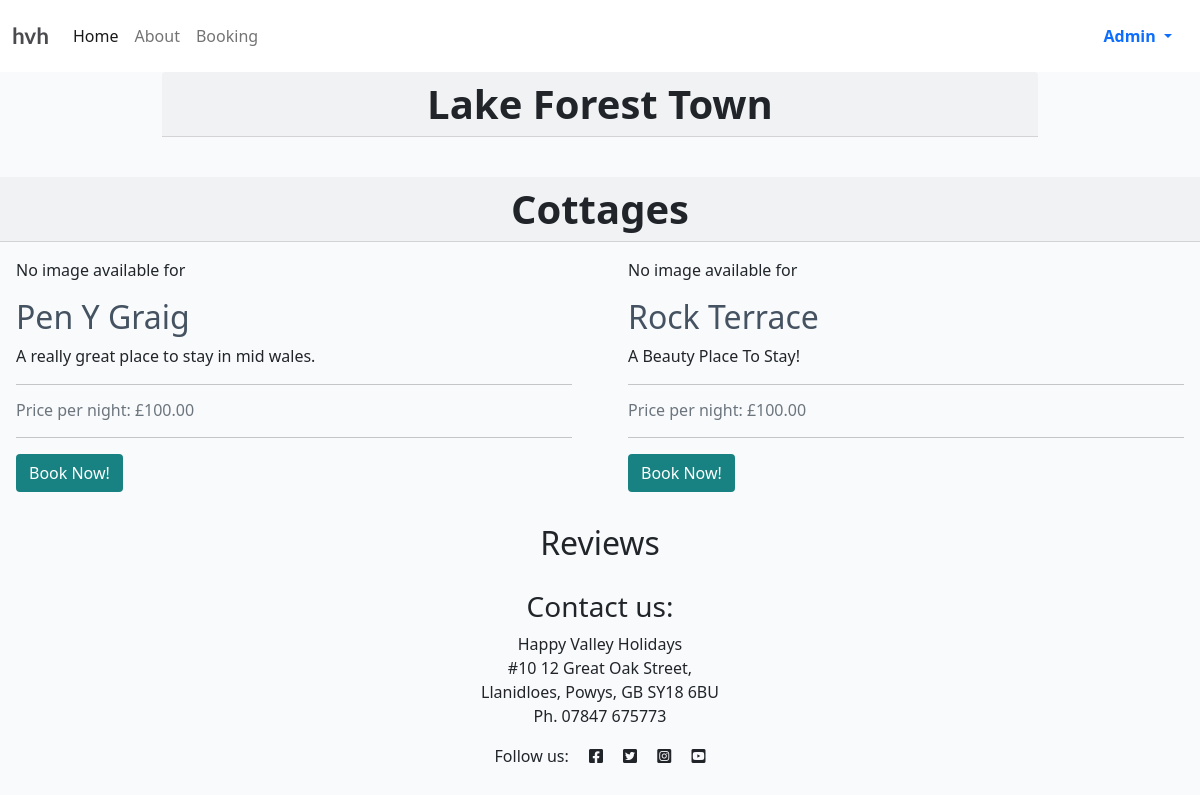
The app's page / (signed in) with its own data.
### cottages/models.py (models this page shows, shortened)
class Cottage(models.Model):
    cottage_id = models.CharField(
        primary_key=True,
        max_length=20,
        unique=True,
        blank=False,
        null=False,
    )
    featured_image = models.ImageField(
        upload_to='cottages/featured',
        blank=True,
        null=True,
        default='placeholder'
    )
    description = models.CharField(
        max_length=400,
        blank=True,
        null=True,
        default="Untitled Cottage"
    )
    slug = models.SlugField(max_length=200, blank=True)
    bedrooms = models.IntegerField()
    bathrooms = models.IntegerField()
    max_guests = models.IntegerField()
    price_per_night = models.DecimalField(max_digits=10, decimal_places=2)

### cottages/views.py (the view)
# urls.py: path('', HomePageView.as_view(), name='home'),
class HomePageView(TemplateView):
    template_name = "cottages/index.html"
    def get_context_data(self, **kwargs):
        context = super().get_context_data(**kwargs)
        context["cottage_list"] = Cottage.objects.all()
        context["review_list"] = Review.objects.all()
        review_qs = Review.objects.filter(
            approved=True
        ).order_by(
            '-rating', '-created_at'
        )
        paginator = Paginator(review_qs, 3)
        page = self.request.GET.get("page")
        try:
            page_obj = paginator.page(page)
        except PageNotAnInteger:
            page_obj = paginator.page(1)
        except EmptyPage:
            page_obj = paginator.page(paginator.num_pages)
        context["review_list"] = page_obj.object_list
        context["page_obj"] = page_obj
        context["is_paginated"] = page_obj.has_other_pages()
        context["lake_images"] = HeroImage.objects.filter(image__isnull=False).exclude(image='').order_by('image')
        return context

### cottages/templates/cottages/index.html (shortened to what this page needs)
{% extends "base.html" %}
{% load static %}
{% block content %}
<div class="container-fluid" id="review-hero-image">
  <div class="row">
    <div class="card mb-4">
      <h1 class="card-header text-center">
        <strong>Lake Forest Town</strong>
      </h1>
    </div>
  </div>
</div>
      <div class="col-12 mt-3 left">
        <div class="row">
          <h1 class="card-header text-center">
            <strong>Cottages</strong>
          </h1>
          {% for cottage in cottage_list %}
          <div class="col-md-6">
            <div class="card mb-6">
              <div class="card-body">
                <div class="image-container">
                  {% if cottage.image %}
                  <img
                    class="card-img-top"
                    src="{{ cottage.image.url }}"
                    alt="{{ cottage.title }}"
                  />
                  {% else %}
                    <p>No image available for {{ cottage.name }}</p>
                  {% endif %}
                </div>
                <a
                  href="{% url 'cottage_detail' cottage.slug %}"
                  class="post-link"
                >
                  <h2 class="card-title">{{ cottage.cottage_id }}</h2>
                </a>
                <p class="card-text">{{ cottage.description }}</p>
                <hr />
                <p class="card-text text-muted h6">
                  Price per night: £{{ cottage.price_per_night }}
                </p>
                <hr />
                <div class="card-text text-muted h6">
                  <a href="{% url 'bookings:reservation_new' %}?cottage={{ cottage.slug }}" class="btn btn-signup">
                    Book Now!
                  </a>
                </div>
              </div>
            </div>
          </div>
          {% if forloop.counter|divisibleby:2 %}
        </div>
          {% endif %}
          {% endfor %}
      </div>
    <div class="row">
      <div class="col-12 mt-3 justify-content-center">
        <div class="row">
          <h2 class="text-center">
            Reviews
          </h2>
        </div>
      </div>
    </div>
  {% endblock %}

### templates/base.html (shortened to what this page needs)
{% load static %}
{% url 'home' as home_url %}
{% url 'about' as about_url %}
{% url 'account_login' as login_url %}
{% url 'account_signup' as signup_url %}
{% url 'account_logout' as logout_url %}
<!DOCTYPE html>
<html class="h-100" lang="en">
<head>
    <link rel="stylesheet" href="https://cdnjs.cloudflare.com/ajax/libs/font-awesome/5.15.3/css/all.min.css">
    <link href="https://cdn.jsdelivr.net/npm/bootstrap@5.0.1/dist/css/bootstrap.min.css" rel="stylesheet"
>
    <link rel="stylesheet" href="{% static 'css/style.css' %}">
</head>
<body class="d-flex flex-column h-100 main-bg">
    <nav class="navbar navbar-expand-lg navbar-light bg-white">
        <div class="container-fluid">
            <a class="navbar-brand" href="{% url 'home' %}"><span class="brand">hvh</span></a>
            <div class="collapse navbar-collapse" id="navbarText">
                <ul class="navbar-nav me-auto mb-2 mb-lg-0">
                    <li class="nav-item">
                        <a class="nav-link {% if request.path == home_url %}active{% endif %}" aria-current="page"
                            href="{% url 'home' %}">Home</a>
                    </li>
                    <li class="nav-item">
                        <a
                            class="nav-link
                            {% if request.path == about_url %}active{%endif%}"
                            aria-current="page"
                            href="{% url 'about' %}"
                            >About</a
                        >
                    </li>
                    {% if user.is_authenticated %}
                        <li class="nav-item">
                            <a class="nav-link" href="{% url 'bookings:reservation_new' %}">Booking</a>
                        </li>
                    {% endif %}
                </ul>
                <span class="navbar-text text-muted">
                    {% if user.is_authenticated %}
                        <div class="nav-item dropdown">
                            <a class="nav-link dropdown-toggle text-primary" href="#" id="userDropdown" role="button" data-bs-toggle="dropdown" aria-expanded="false">
                                <strong>{{ user.get_username }}</strong>
                            </a>
                        </div>
                    {% else %}
                        <a class="nav-link {% if request.path == login_url %}active{% endif %}" aria-current="page" href="{% url 'account_login' %}"><strong class="text-primary">Login/Sign Up</strong></a>
                    {% endif %}
                </span>
            </div>
        </div>
    </nav>
    <div aria-live="polite" aria-atomic="true" class="position-fixed top-0 end-0 p-3" style="z-index: 1055;">
    </div>
    <main class="flex-shrink-0 main-bg">
    {% block content %}{% endblock content %}
</main>
<footer class="footer mt-auto py-3 white-bg">
  <h3 class="text-center">Contact us:</h3>
  <address class="text-center">
    Happy Valley Holidays<br />
    #10 12 Great Oak Street,<br />
    Llanidloes, Powys, GB SY18 6BU<br />
    Ph. 07847 675773
  </address>
  <p class="text-center">
    Follow us:
    <i class="fab fa-facebook-square ms-3"></i>
    <i class="fab fa-twitter-square ms-3"></i>
    <i class="fab fa-instagram-square ms-3"></i>
    <i class="fab fa-youtube-square ms-3"></i>
  </p>
</footer>
    <link rel="stylesheet"
          href="https://cdn.jsdelivr.net/npm/flatpickr/dist/flatpickr.min.css">
</body>
</html>

### static/css/style.css (style rules this page uses)
body { background-color: #F9FAFC; }
.brand { font-family: Lato, sans-serif; font-size: 1.4rem; font-weight: 700; color: #4A4A4F; }
.main-bg { background-color: #F9FAFC; }
.card { border: none; background-color: transparent; }
.image-container { position: relative; }
.post-link { text-decoration: none; color: #445261; }
.btn-signup, .btn-edit { background-color: #188181; color: #fff; }
#review-hero-image { max-width: 75%; height: auto; display: block; margin: 0 auto; }
html { scroll-behavior: smooth; }

### templates/base.html (style rules this page uses)
html { scroll-behavior: smooth; }

### records on screen
Cottage: cottage_id "Pen Y Graig", description "A really great place to stay in mid wales.", price_per_night "100.00"
Cottage: cottage_id "Rock Terrace", description "A Beauty Place To Stay!", price_per_night "100.00"

### other values on screen
{{ user.get_username }} "Admin"
